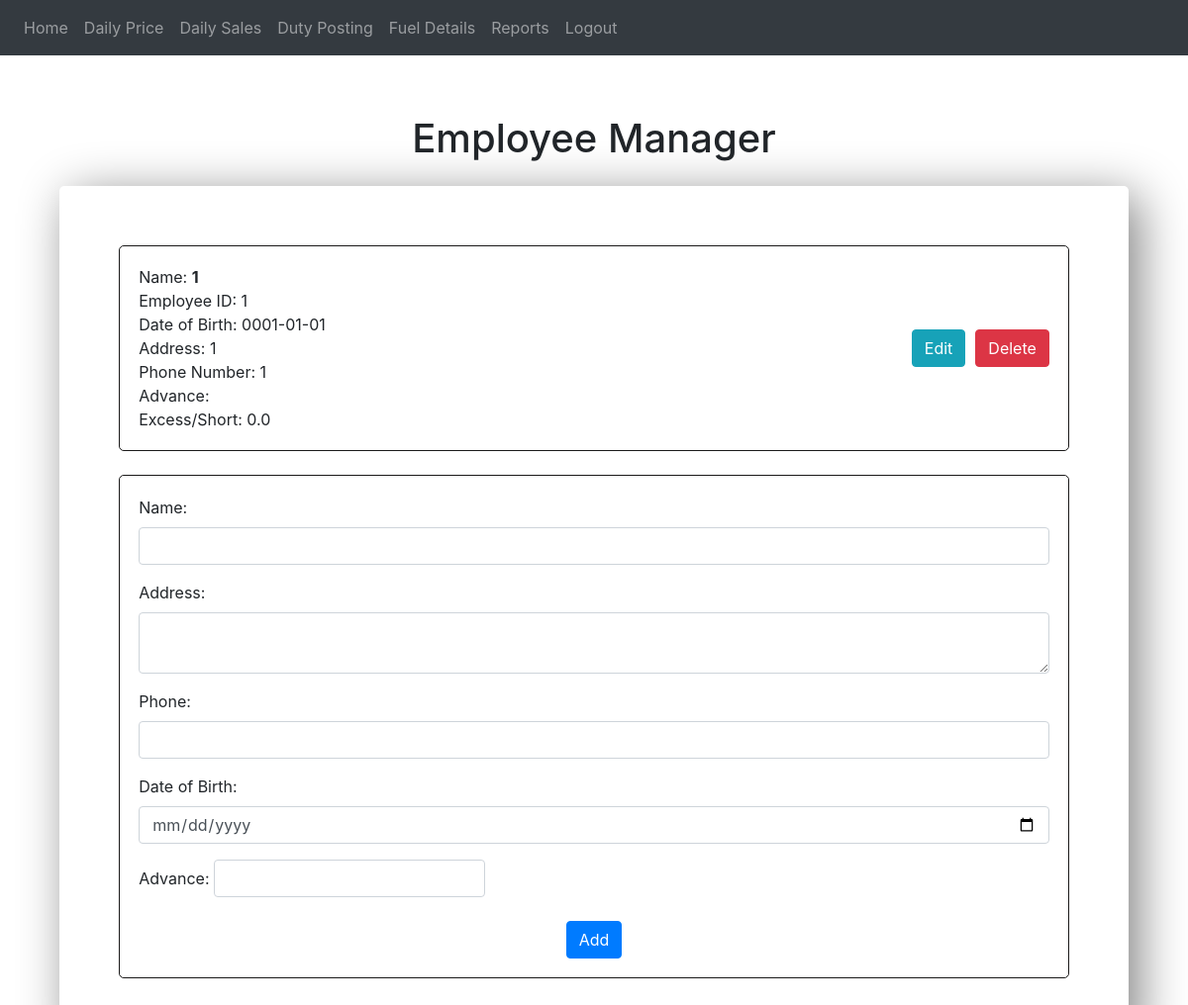
The page /employeemanager (signed in) on the database as committed earlier.
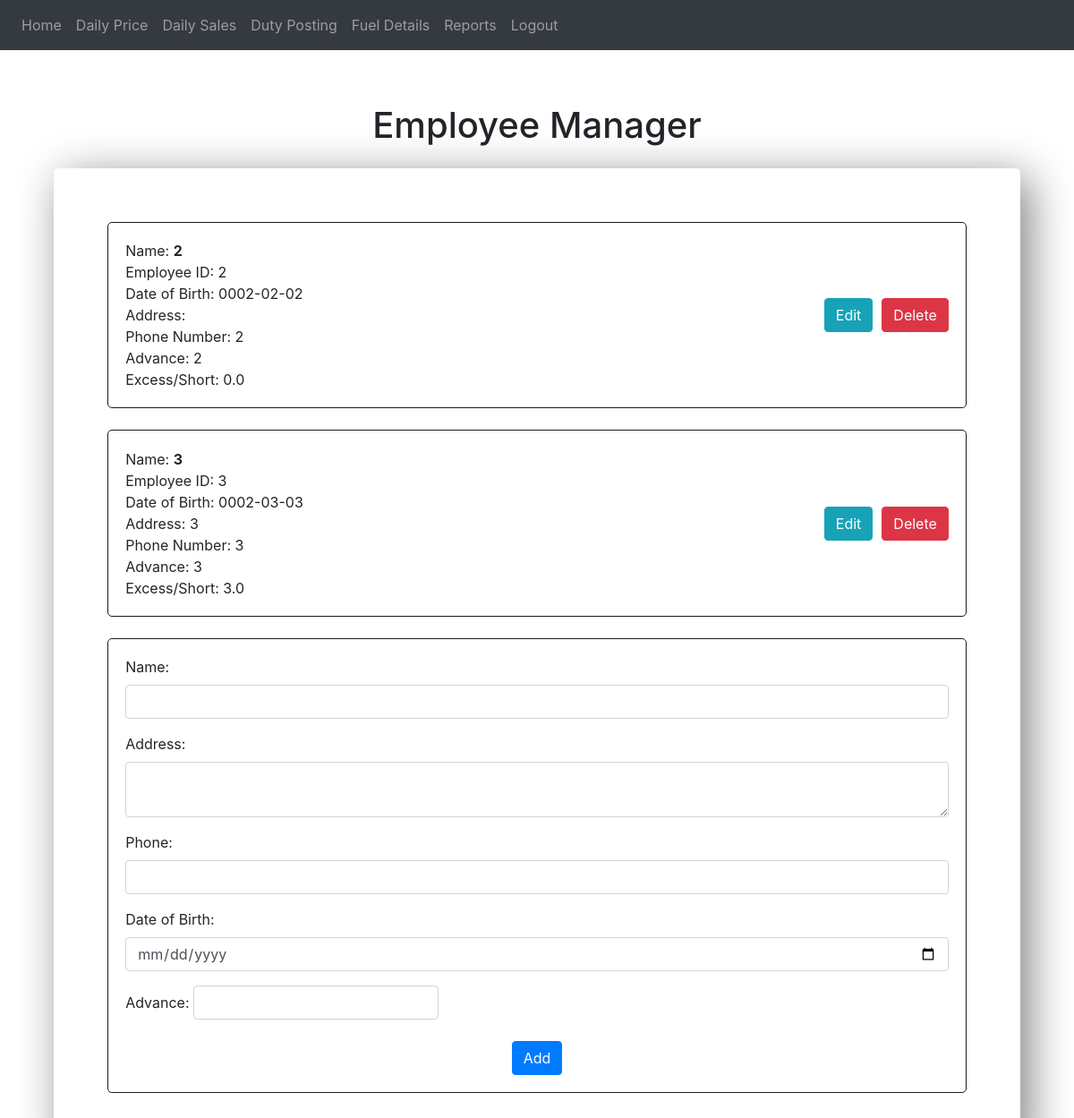
The same page on the database as committed later.
### website/models.py (models this page shows)
class employee(db.Model):
    emp_id = db.Column(db.Integer, primary_key = True)
    name = db.Column(db.String(150))
    dob = db.Column(db.Date)
    address = db.Column(db.String(150))
    phone = db.Column(db.String(150))
    emp_id_sales = db.relationship('sales')
    emp_id_duty = db.relationship('duty_posting')
    excess_short = db.Column(db.Float)
    advance = db.Column(db.Integer)

### website/views.py (the view, shortened to what this page needs)
@views.route('/employeemanager', methods=['GET','POST'])
@login_required
def employeemanager():
    emp_id = request.form.get("emp_id")
    name = request.form.get("name")
    dob = request.form.get("dob")
    address = request.form.get("address")
    phone = request.form.get("phone")
    advance = request.form.get("advance")
    excess_short = request.form.get("excess_short")
    check = db.session.query(employee).filter(employee.emp_id==emp_id).first()
    employees = employee.query.all()
    return render_template("employeemanager.html", user=current_user, employees = employees, check = check)

### website/templates/employeemanager.html (shortened to what this page needs)
{% extends 'base.html' %}
{% block content %}
<h1 align="center" style="margin-top: 5%;">Employee Manager</h1>
<div
  style="margin: 5%; margin-top: 2%; border: black 2px; padding: 5%; border-radius: 5px; box-shadow: 10px 10px 50px grey">
  {% for employee in employees %}
  <div style="border: solid rgb(27, 26, 26) 1px; border-radius: 5px; padding: 2%;">
    <div style="display: flex; align-items: center; justify-content: space-between;">
      <div style="flex: 1;">
        <div>Name: <b>{{ employee.name }}</b></div>
        <div>Employee ID: {{ employee.emp_id }}</div>
        <div>Date of Birth: {{ employee.dob }}</div>
        <div>Address: {{ employee.address }}</div>
        <div>Phone Number: {{ employee.phone }}</div>
        <div>Advance: {{ employee.advance }}</div>
        <div>Excess/Short: {{ employee.excess_short }}</div>
      </div>
      <form action="{{ url_for('views.edit_employee', id=employee.emp_id) }}" method="post">
        <a href="#form">
          <button type="submit" class="btn btn-info" style="margin-right: 10px;">Edit</button>
        </a>
      </form>
      <form action="{{ url_for('views.delete_employee', id=employee.emp_id) }}" method="post">
        <button type="submit" class="btn btn-danger">Delete</button>
      </form>
    </div>
  </div>
  <br>
  {% endfor %}
  <div style="border: solid rgb(27, 26, 26) 1px; border-radius: 5px; padding: 2%;">
    <form action="{{ url_for('views.employeemanager') }}" method="POST" id="form">
      <div class="form-group">
        <label for="name">Name:</label>
        <input type="text" class="form-control" id="name" name="name" value="{{check.name}}">
      </div>
      <div class="form-group">
        <label for="address">Address:</label>
        <textarea class="form-control" id="address" name="address" value="{{check.address}}"></textarea>
      </div>
      <div class="form-group">
        <label for="phone">Phone:</label>
        <input type="text" class="form-control" id="phone" name="phone" value="{{check.phone}}">
      </div>
      <div class="form-group">
        <label for="dob">Date of Birth:</label>
        <input type="date" class="form-control" id="dob" name="dob" value="{{check.dob}}">
      </div>
      <div class="form-inline">
        <label for="advance">Advance:&nbsp;</label>
        <input type="text" class="form-control" id="advance" name="advance" value="{{check.advance}}">
      </div>
      <br>
      <div align="center">
        <button type="submit" class="btn btn-primary">Add</button>
      </div>
    </form>
  </div>
</div>
{% endblock %}

Rows that differ between the two databases and show on the page:
removed employee: name "1", emp_id "1", dob "0001-01-01", address "1", phone "1", excess_short "0.0"
added employee: name "2", emp_id "2", dob "0002-02-02", phone "2", advance "2", excess_short "0.0"
added employee: name "3", emp_id "3", dob "0002-03-03", address "3", phone "3", advance "3", excess_short "3.0"
